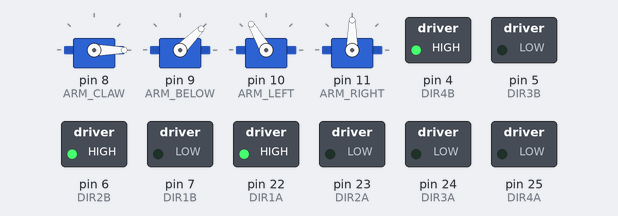
The sketch below on a simulated Arduino Mega 2560, built with avr-gcc and run on an emulated ATmega2560. Parts: 4 × servo, switched loads named in the sketch (green lamp = pin HIGH). What the sketch prints to the serial monitor is not drawn.

Above: at 0.1 s.
At 3.1 s:
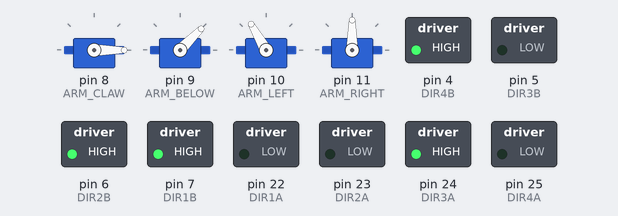
At 6.1 s:
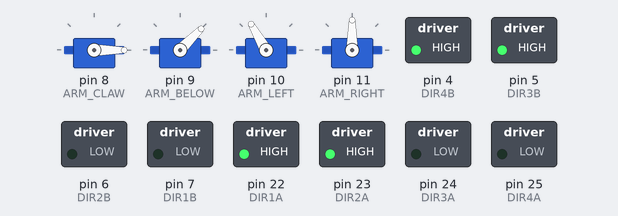
At 9.1 s:
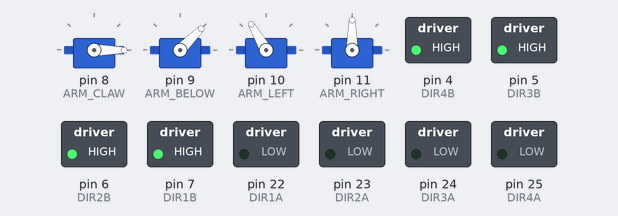
At 9.5 s:
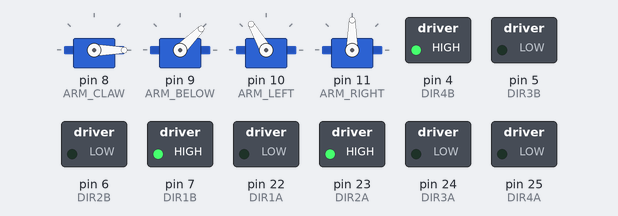
At 11.5 s:
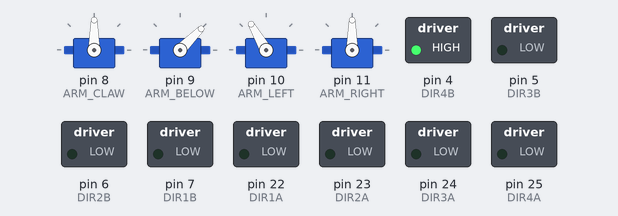
Timing chart, 0 to 13.0 s (numbered marks = the images above):
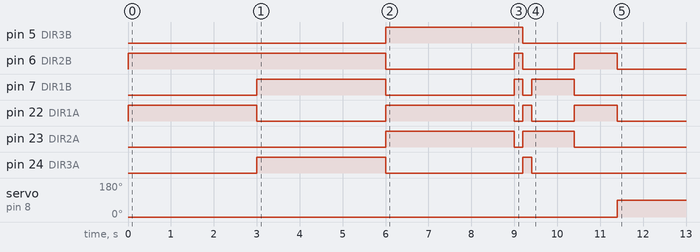

Measured:
- by itself, servo on pin 8 (ARM_CLAW): 0° → 90° at 11.4 s

The sketch:

Arduino_ROS.ino
```cpp
/*
 Name:		Arduino_ROS.ino
 Created:	2018/12/1 0:22:18
 Author:	xbina
*/

#include <Arduino.h>
#include <Servo.h>;
#include <ros.h>;
#include <PID_v1.h>
#include <time.h>
#include "Arduino_ROS.h"

/**********
W前进
S后进
A左转
D右进
Q左转
E右转
Z机械臂左转
X机械臂右转
R机械手抓
F机械臂放
**********/

#define SHOW_MODE

//#define GAME_MODE

#ifdef SHOW_MODE
#ifdef GAME_MODE
#error
#endif
#endif

//电机端口
#define DIR1A 22		//Motor 1A
#define DIR1B 7		//Motor 1B /PWM

#define DIR2A 23		//Motor 2A
#define DIR2B 6		//Motor 2B / PWM

#define DIR3A 24	//Motor 3A
#define DIR3B 5	//Motor 3B / PWM

#define DIR4A 25	//Motor 4A
#define DIR4B 4	//Motor 4B / PWM

//舵机端口
#define ARM_CLAW	8	//机械臂爪舵机
#define ARM_BELOW	9	//机械臂旋转舵机
#define ARM_LEFT	10	//左舵机
#define ARM_RIGHT	11	//右舵机

//编码器中断端口
#define A_ENCODE_PIN_1 2
#define A_ENCODE_PIN_2 3
#define B_ENCODE_PIN_1 19
#define B_ENCODE_PIN_2 18
#define C_ENCODE_PIN_1 20
#define C_ENCODE_PIN_2 21

//电机参数
#define MOTOR_SPEED_REDUCTION_RATIO 74.8	//减速比
#define MOTOR_CPR 100	//编码器转一圈数值

//BPS
#define SERIAL_BPS 9600

float Vx, Vy, V1, V2, V3 = 0;

Servo a_claw;		//机械爪
Servo a_below;		//机械臂旋转
Servo a_left;		//左伺服器
Servo a_right;		//右伺服器

int a_c_angle = 90;	//机械爪伺服器角度
int a_b_angle = 90;	//机械臂旋转伺服器角度
int a_l_angle = 90;	//机械臂左伺服器角度
int a_r_angle = 90;	//机械臂右伺服器角度

int aCounter, bCounter, cCounter = 0;
int a_E_speed, b_E_speed, c_E_speed = 0;

char tmp;

/*****************************************************************

  float Vx,Vy;     //定义正交分解之后的速度
  float Speed1,Speed2,Speed3;  //定义各个轮子的速度

  Vx = speed * cos(β);  //计算X方向速度  前进、后退时β= 270°，Vx = 0，Vy = -speed
  Vy = speed * sin(β);  //计算Y方向速度   左右移动时β= 0°，Vx = speed，Vy = 0

  L是底盘中心到轮子的距离，theta是偏航角度,前进，后退，左右平移时为0,ω为角速度，值为0
  V1 = -sin(30 + theta) * Vx - cos(30 + theta) * Vy + L * ω;
  V2 = -sin(30 + theta) * Vx + cos(30 + theta) * Vy + L * ω;
  V3 = cos(theta) * Vx - sin(theta) * Vy + L * ω;

  L298N:
  IN1	IN2		运动
  ------------------
  LOW	LOW		停止
  HIGH	LOW		正转
  LOW	HIGH	反转
  HIGH	HIGH	制动
  (制动就是短路电机线圈，达到制动效果)
  IN1的输入是HIGH/LOW
  IN2的输入是HIGH/LOW/PWM
  调速使用IN2
		Y
	*A		*B
				X
		*C
	LEFT	RIGHT

  电机减速比不允许使用'='，使用'<'/'>'代替
  The End...
*****************************************************************/

// the setup function runs once when you press reset or power the board
void setup() {
	// put your setup code here, to run once:
	//初始化串口通信，通信双方bps必须一致
	Serial.begin(SERIAL_BPS);

	//设置舵机端口
	a_claw.attach(ARM_CLAW);
	a_claw.write(a_c_angle);

	a_below.attach(ARM_BELOW);
	a_below.write(a_b_angle);

	a_left.attach(ARM_LEFT);
	a_left.write(a_l_angle);

	a_right.attach(ARM_RIGHT);
	a_right.write(a_r_angle);

	//设置控制L298N电机端口为输出
	pinMode(DIR1A, OUTPUT);
	pinMode(DIR1B, OUTPUT);
	pinMode(DIR2A, OUTPUT);
	pinMode(DIR2B, OUTPUT);
	pinMode(DIR3A, OUTPUT);
	pinMode(DIR3B, OUTPUT);
	pinMode(DIR4A, OUTPUT);
	pinMode(DIR4B, OUTPUT);

	//中断初始化
	//设置中断端口为输入
	pinMode(A_ENCODE_PIN_1, INPUT);
	pinMode(A_ENCODE_PIN_2, INPUT);
	pinMode(B_ENCODE_PIN_1, INPUT);
	pinMode(B_ENCODE_PIN_2, INPUT);
	pinMode(C_ENCODE_PIN_1, INPUT);
	pinMode(C_ENCODE_PIN_2, INPUT);

	digitalWrite(DIR4A, LOW);
	digitalWrite(DIR4B, HIGH);
	analogWrite(DIR4B, 255);

	Serial.println("init ok");
#ifdef SHOW_MODE
	//放开
	a_claw.write(90);
	//右转机械臂
	a_below.write(45);
	//伸远
	a_left.write(120);
	//抓住
	a_claw.write(0);

	Forward(130, 3000);
	Left(130, 3000);
	Right(130, 3000);
	Y_Left(200);
	Y_Right(200);
	Back(150, 1000);
	Forward(150, 1000);

	//放开
	a_claw.write(90);
#endif // SHOW_MODE

}

// the loop function runs over and over again until power down or reset
#ifdef GAME_MODE
void loop()
{
	//如果缓存区有东西
	if (Serial.available()) {
		tmp = Serial.read();
		if ('p' == tmp) {
			Serial.println("P,okey");
		}

		//前
		if ('w' == tmp) {
			Serial.println("forward,rev");
			Forward(200, 1000);
			Serial.println("forward,okey");
		}

		//后
		if ('s' == tmp) {
			Back(200, 1000);
			Serial.println("back,okey");
		}

		//左
		if ('a' == tmp) {
			Left(200, 1000);
			Serial.println("left,okey");
		}

		//右
		if ('d' == tmp) {
			Right(200, 1000);
			Serial.println("right,okey");
		}

		//原地左转
		if ('q' == tmp) {
			Y_Left(1000);
			Serial.println("y_left,okey");
		}

		//原地右转
		if ('e' == tmp) {
			Y_Right(1000);
			Serial.println("y_right,okey");
		}

		//抓住
		if ('r' == tmp) {
			a_claw.write(0);
			Serial.println("clawing");
		}

		//放开
		if ('f' == tmp) {
			a_claw.write(90);
			Serial.println("unclawing");
		}

		//机械臂左转
		if ('z' == tmp) {
			a_b_angle += 10;
			if (a_b_angle > 140) {
				Serial.println("WARNING!");
				a_b_angle = 140;
			}
			a_below.write(a_b_angle);
			Serial.println("Left,Arm");
		}

		//机械臂右转
		if ('x' == tmp) {
			a_b_angle -= 10;
			if (a_b_angle < 10) {
				Serial.println("WARNING!");
				a_b_angle = 10;
			}
			a_below.write(a_b_angle);
			Serial.println("Right,Arm");
		}

		//伸远
		if ('t' == tmp) {
			a_l_angle += 10;
			if (a_l_angle > 140) {
				Serial.println("WARNING!");
				a_l_angle = 140;
			}
			a_left.write(a_l_angle);
			a_left.write(a_l_angle);
			Serial.println("Long");
		}

		//伸近
		if ('g' == tmp) {
			a_l_angle -= 10;
			if (a_l_angle < 50) {
				Serial.println("WARNING!");
				a_l_angle = 50;
			}
			a_left.write(a_l_angle);
			a_left.write(a_l_angle);
			Serial.println("Unlong");
		}

		//高
		if ('c' == tmp) {
			a_r_angle -= 50;
			if (a_r_angle < 50) {
				Serial.println("WARNING!");
				a_r_angle = 50;
			}
			a_right.write(a_r_angle);
			a_right.write(a_r_angle);
			Serial.println("High");
			Serial.println(a_r_angle);
		}

		//低
		if ('v' == tmp) {
			a_r_angle += 10;
			if (a_r_angle > 130) {
				Serial.println("WARNING!");
				a_r_angle = 130;
			}
			a_right.write(a_r_angle);
			a_right.write(a_r_angle);
			Serial.println("Low");
			Serial.println(a_r_angle);
		}
	}
}
#endif

#ifdef SHOW_MODE
void loop(){}
#endif // SHOW_MODE


//A轮编码器中断服务函数
void aCount_CallBack()
{
	aCounter++;
}

//B轮编码器中断服务函数
void bCount_CallBack()
{
	bCounter++;
}

//C轮编码器中断服务函数
void cCount_CallBack()
{
	cCounter++;
}

//前进，Y轴上下移动
void Forward(float speed,int time)
{
	//设置中断端口
//	attachInterrupt(A_ENCODE, aCount_CallBack, CHANGE);
//	attachInterrupt(B_ENCODE, bCount_CallBack, CHANGE);

	Vy = -speed;
	V1 = -sqrt(3) / 2 * Vy;
	V2 = sqrt(3) / 2 * Vy;

	//A轮电机
	digitalWrite(DIR1A, HIGH);
	digitalWrite(DIR1B, LOW);
//	analogWrite(DIR1B, V1);

	//B轮电机
	digitalWrite(DIR2A, LOW);
	digitalWrite(DIR2B, HIGH);
//	analogWrite(DIR2B, -V2);

	//C轮置0
	analogWrite(DIR3B, 0);

	delay(time);
	Stop();
}

//后退，Y轴上下移动
void Back(float speed, int time)
{
	Vy = -speed;
	V1 = -sqrt(3) / 2 * Vy;
	V2 = sqrt(3) / 2 * Vy;

	digitalWrite(DIR1A, LOW);
	digitalWrite(DIR1B, HIGH);
//	analogWrite(DIR1B, V1);

	digitalWrite(DIR2A, HIGH);
	digitalWrite(DIR2B, LOW);
//	analogWrite(DIR2B, -V2);

	analogWrite(DIR3B, 0);

	delay(time);
	Stop();
}

//右平移，X轴移动
void Right(float speed, int time)
{
	Vx = speed;
	V1 = -0.5 * Vx;
	V2 = -0.5 * Vx;
	V3 = Vx;

	digitalWrite(DIR1A, HIGH);
	digitalWrite(DIR1B, LOW);
//	analogWrite(DIR1B, -V1);

	digitalWrite(DIR2A, HIGH);
	digitalWrite(DIR2B, LOW);
//	analogWrite(DIR2B, -V2);

	digitalWrite(DIR3A, LOW);
	digitalWrite(DIR3B, HIGH);
//	analogWrite(DIR3B, V3);

	delay(time);
	Stop();
}

//左平移，X轴移动
void Left(float speed, int time)
{
	Vx = speed;
	V1 = -0.5 * Vx;
	V2 = -0.5 * Vx;
	V3 = Vx;

	digitalWrite(DIR1A, LOW);
	digitalWrite(DIR1B, HIGH);
//	analogWrite(DIR1B, -V1);

	digitalWrite(DIR2A, LOW);
	digitalWrite(DIR2B, HIGH);
//	analogWrite(DIR2B, -V2);

	digitalWrite(DIR3A, HIGH);
	digitalWrite(DIR3B, LOW);
//	analogWrite(DIR3B, V3);

	delay(time);
	Stop();
}

//左原地转
void Y_Left(int time)
{
	digitalWrite(DIR1A, LOW);
	digitalWrite(DIR1B, HIGH);

	digitalWrite(DIR2A, LOW);
	digitalWrite(DIR2B, HIGH);

	digitalWrite(DIR3A, LOW);
	digitalWrite(DIR3B, HIGH);

	delay(time);
	Stop();
}

//右原地转
void Y_Right(int time)
{

	digitalWrite(DIR1A, HIGH);
	digitalWrite(DIR1B, LOW);

	digitalWrite(DIR2A, HIGH);
	digitalWrite(DIR2B, LOW);

	digitalWrite(DIR3A, HIGH);
	digitalWrite(DIR3B, LOW);

	delay(time);
	Stop();
}

//停止
void Stop()
{
	digitalWrite(DIR1A, LOW);
	digitalWrite(DIR1B, LOW);
	digitalWrite(DIR2A, LOW);
	digitalWrite(DIR2B, LOW);
	digitalWrite(DIR3A, LOW);
	digitalWrite(DIR3B, LOW);
}

//舵机控制,（舵机，角度，正转/反转）
void r_ser(Servo ser, int angle, bool Z)
{
	int a;
	if (Z)
	{
		for (a = angle; a < 180; a += 1)
		{
			ser.write(a);
			delay(15);
		}
	}
	else
	{
		if (!Z)
		{
			for (a = angle; a >= 1; a -= 1) {
				ser.write(a);
				delay(15);
			}
		}
	}
}
```

Arduino_ROS.h
```cpp
#pragma once

#define FALSE 0
#define TRUE 1

void aCount_CallBack();
void bCount_CallBack();
void cCount_CallBack();

void Forward(float speed, int time);
void Back(float speed, int time);
void Left(float speed, int time);
void Right(float speed, int time);
void Y_Left(int time);
void Y_Right(int time);
void Stop();

void r_ser(Servo ser, int angle, bool Z);
```
